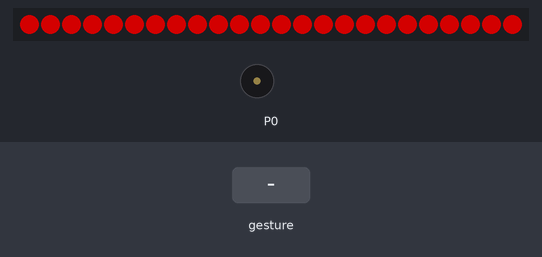
Simulated run of this program. Board: BBC micro:bit (MakeCode). On the bench: 24 RGB LEDs in strip order, left to right, buzzer (waves = sounding). The inputs (shaded band) are chosen by the test bench. Dim RGB values are drawn brighter than linear; a tilt is held for 1.5 s and a shake lasts 1 s, then the board lies face up again.

Above: at 1.2 s.
1.3 s: gesture 'shake'
At 1.9 s:
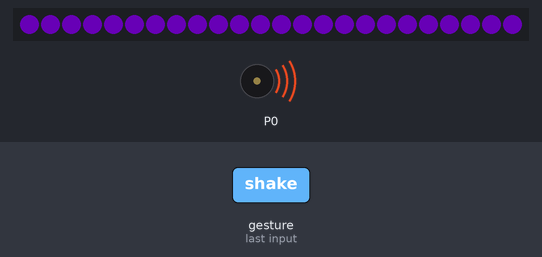
Timing chart, 0 to 4.3 s (numbered marks = the images above; inputs shaded):
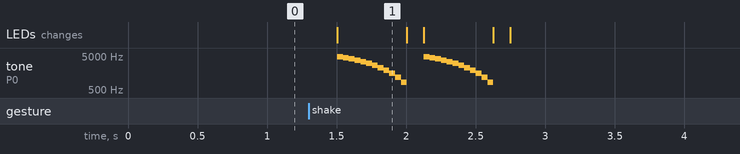

The program:

main.ts
```typescript
music.setBuiltInSpeakerEnabled(true)
music.setVolume(135)
let strip = neopixel.create(DigitalPin.P1, 24, NeoPixelMode.RGB)
strip.showColor(neopixel.colors(NeoPixelColors.Red))
basic.forever(function () {
    if (input.isGesture(Gesture.Shake)) {
        strip.showColor(neopixel.colors(NeoPixelColors.Indigo))
        music.play(music.createSoundExpression(
        WaveShape.Sawtooth,
        5000,
        663,
        73,
        255,
        500,
        SoundExpressionEffect.None,
        InterpolationCurve.Linear
        ), music.PlaybackMode.UntilDone)
        strip.clear()
        strip.show()
        basic.pause(100)
    } else {
        strip.showColor(neopixel.colors(NeoPixelColors.Red))
    }
})
```

test.ts
```typescript
// 테스트는 여기로 이동합니다; 이 패키지가 확장으로 사용될 때 컴파일되지 않을 것 입니다.
```

Measured:
- after the input at 1.3 s, tone on P0: plays 4819 Hz for 0.04 s, 4457 Hz for 0.04 s, 4096 Hz for 0.04 s, 3735 Hz for 0.04 s, 3373 Hz for 0.04 s, 3012 Hz for 0.04 s … (24 notes in this stretch), starting after 0.21 s; the LEDs: change after 0.21 s (image 1)
